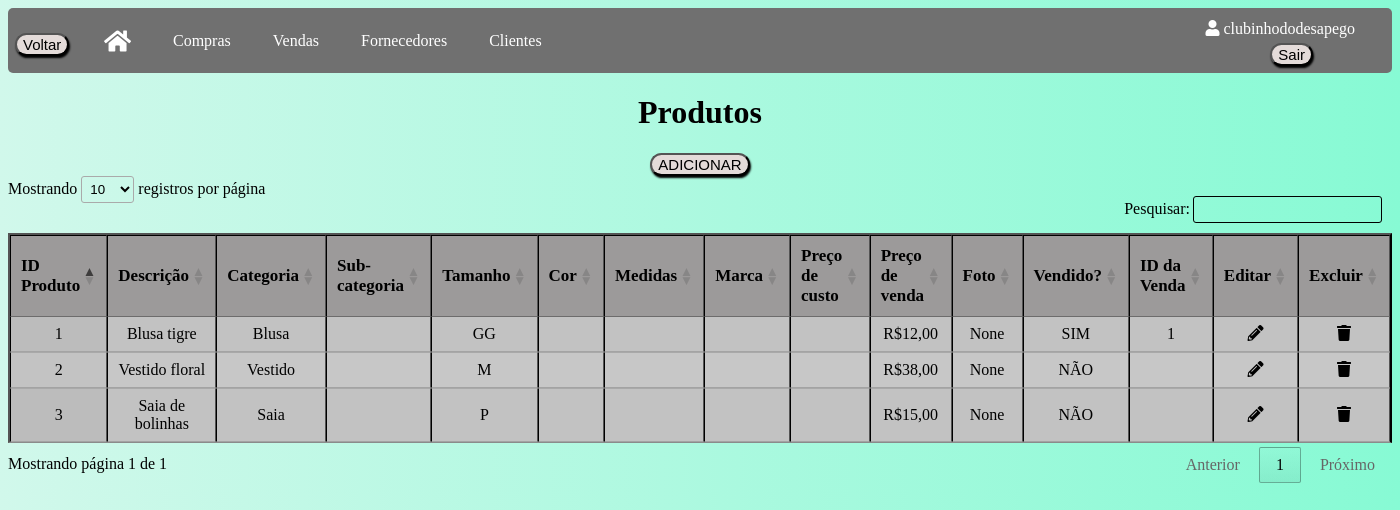
The page /produtos (signed in) on the database as committed earlier.
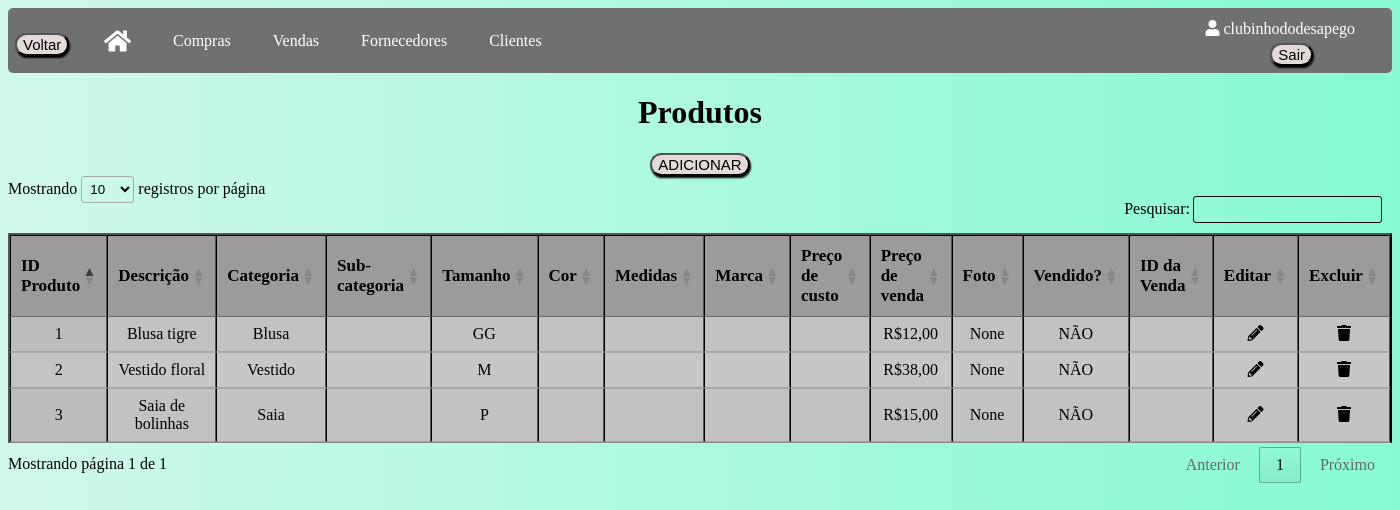
The same page on the database as committed later.
### app/models/tables.py (models this page shows, shortened)
class Produto(db.Model):
    __tablename__ = "produtos"
    id = db.Column(db.Integer, primary_key=True, autoincrement=True)
    descricao = db.Column(db.String(120))
    categoria = db.Column(db.String(80))
    sub_categoria = db.Column(db.String(80))
    tamanho = db.Column(db.String(30))
    cor = db.Column(db.String(30))
    medidas = db.Column(db.Integer)
    marca = db.Column(db.String(80))
    preco_custo = db.Column(db.Integer)
    preco_venda = db.Column(db.Integer)
    foto = db.Column(db.LargeBinary)
    vendido = db.Column(db.Boolean, default=False)
    id_usuario = db.Column(db.Integer, db.ForeignKey('usuarios.id'))
    id_venda = db.Column(db.Integer, db.ForeignKey('vendas.id'))
    venda = db.relationship('Venda', foreign_keys=[id_venda])

### app/default.py (the view)
@login_required
@app.route("/produtos", methods=['GET', 'POST'])
def produtos():
    produtos = Produto.query.filter_by(id_usuario=current_user.id).all()
    return render_template("produtos.html", produtos=produtos)

### app/default.py (called while the page is built)
@login_manager.user_loader
def load_user(id_usuario):
    return Usuario.query.get(int(id_usuario))

### app/templates/produtos.html (shortened to what this page needs)
<!DOCTYPE html>
<html lang="en">
<head>
    <link rel="stylesheet" type="text/css" href="{{ url_for('static', filename='css/vendas.css') }}">
    <link rel="stylesheet" href="https://cdnjs.cloudflare.com/ajax/libs/font-awesome/5.15.3/css/all.min.css">
    <link rel="stylesheet" type="text/css" href="https://cdn.datatables.net/1.11.5/css/jquery.dataTables.min.css">
</head>
<body>
    <div class="usuario-logado"><i class="fas fa-user"></i> {{ current_user.usuario }}</div>
    <div class="logout">
        <form method="POST" action="{{ url_for('logout') }}">
            <button class="button" type="submit">Sair</button>
        </form>
    </div>
    <div class="navbar">
        <button onclick="window.history.back()" class="button button_voltar">Voltar</button>
        <a href="/home"><i class="fas fa-home icone-casa"></i></a>
        <a href="/compras">Compras</a>
        <a href="/vendas">Vendas</a>
        <a href="/fornecedores">Fornecedores</a>
        <a href="/clientes">Clientes</a>
    </div>
    <h1 class="titulo">Produtos</h1>
    <button class="button"><a href="produtoscadastro">ADICIONAR</a></button>
    <table id="tabelaProdutos" class="tabela display" border="2">
        <thead>
            <tr>
                <th>ID Produto</th>
                <th>Descrição</th>
                <th>Categoria</th>
                <th>Sub-categoria</th>
                <th>Tamanho</th>
                <th>Cor</th>
                <th>Medidas</th>
                <th>Marca</th>
                <th>Preço de custo</th>
                <th>Preço de venda</th>
                <th>Foto</th>
                <th>Vendido?</th>
                <th>ID da Venda</th>
                <th>Editar</th>
                <th>Excluir</th>
            </tr>
        </thead>
        <tbody>
            {% for produto in produtos %}
            <tr>
                <td>{{ produto.id }}</td>
                <td>{{ produto.descricao }}</td>
                <td>{{ produto.categoria }}</td>
                <td>{{ produto.sub_categoria }}</td>
                <td>{{ produto.tamanho }}</td>
                <td>{{ produto.cor }}</td>
                <td>{{ produto.medidas }}</td>
                <td>{{ produto.marca }}</td>
                <td>{{ produto.preco_custo }}</td>
                <td>{{ produto.preco_venda }}</td>
                <td>{{ produto.foto }}</td>
                <td>
                    {% if produto.vendido %}
                        SIM
                    {% else %}
                        NÃO
                    {% endif %}
                </td>
                <td>{{ produto.id_venda }}</td>
                <td>
                    <a href="/editarprodutos/{{ produto.id }}">
                    <div class="icon-container"><i class="fas fa-pencil-alt"></i></div>
                    </a>
                </td>
                <td>
                    <a href="/excluirprodutos/{{ produto.id }}" class="excluir-produto" data-id="{{ produto.id }}" data-confirm="Tem certeza de que deseja excluir este produto?">
                        <div class="icon-container"><i class="fas fa-trash"></i></div>
                    </a>
                </td>
            </tr>
            {% endfor %}
        </tbody>
    </table>
</body>
</html>

Rows that differ between the two databases and show on the page:
changed Produto "Blusa tigre": id_venda "1" → (not shown); vendido "SIM" → "NÃO"
